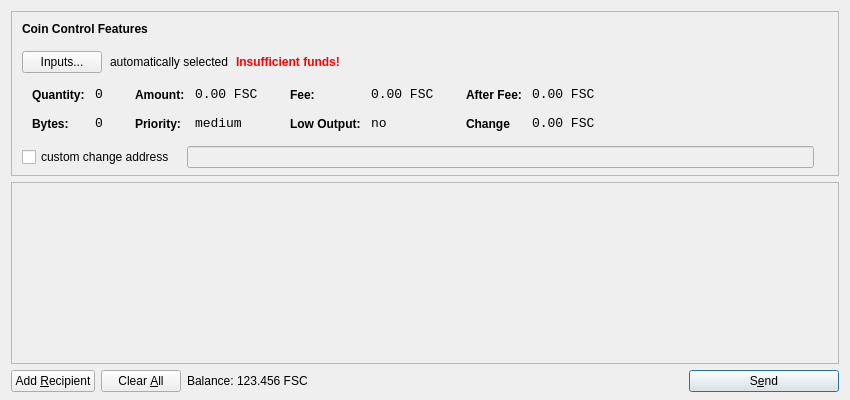
<?xml version="1.0" encoding="UTF-8"?>
<ui version="4.0">
 <class>SendCoinsDialog</class>
 <widget class="QDialog" name="SendCoinsDialog">
  <property name="geometry">
   <rect>
    <x>0</x>
    <y>0</y>
    <width>850</width>
    <height>400</height>
   </rect>
  </property>
  <property name="windowTitle">
   <string>Send Coins</string>
  </property>
  <layout class="QVBoxLayout" name="verticalLayout" stretch="0,1,0">
   <property name="bottomMargin">
    <number>8</number>
   </property>
   <item>
    <widget class="QFrame" name="frameCoinControl">
     <property name="sizePolicy">
      <sizepolicy hsizetype="Expanding" vsizetype="Expanding">
       <horstretch>0</horstretch>
       <verstretch>0</verstretch>
      </sizepolicy>
     </property>
     <property name="maximumSize">
      <size>
       <width>16777215</width>
       <height>16777215</height>
      </size>
     </property>
     <property name="frameShape">
      <enum>QFrame::StyledPanel</enum>
     </property>
     <property name="frameShadow">
      <enum>QFrame::Sunken</enum>
     </property>
     <layout class="QVBoxLayout" name="verticalLayoutCoinControl2">
      <property name="spacing">
       <number>-1</number>
      </property>
      <property name="leftMargin">
       <number>0</number>
      </property>
      <property name="topMargin">
       <number>0</number>
      </property>
      <property name="rightMargin">
       <number>0</number>
      </property>
      <property name="bottomMargin">
       <number>6</number>
      </property>
      <item>
       <layout class="QVBoxLayout" name="verticalLayoutCoinControl" stretch="0,0,0,0,1">
        <property name="spacing">
         <number>0</number>
        </property>
        <property name="leftMargin">
         <number>10</number>
        </property>
        <property name="topMargin">
         <number>10</number>
        </property>
        <item>
         <layout class="QHBoxLayout" name="horizontalLayoutCoinControl1">
          <property name="bottomMargin">
           <number>15</number>
          </property>
          <item>
           <widget class="QLabel" name="labelCoinControlFeatures">
            <property name="sizePolicy">
             <sizepolicy hsizetype="Preferred" vsizetype="Maximum">
              <horstretch>0</horstretch>
              <verstretch>0</verstretch>
             </sizepolicy>
            </property>
            <property name="font">
             <font>
              <weight>75</weight>
              <bold>true</bold>
             </font>
            </property>
            <property name="styleSheet">
             <string notr="true">font-weight:bold;</string>
            </property>
            <property name="text">
             <string>Coin Control Features</string>
            </property>
           </widget>
          </item>
         </layout>
        </item>
        <item>
         <layout class="QHBoxLayout" name="horizontalLayoutCoinControl2" stretch="0,0,0,0">
          <property name="spacing">
           <number>8</number>
          </property>
          <property name="bottomMargin">
           <number>10</number>
          </property>
          <item>
           <widget class="QPushButton" name="pushButtonCoinControl">
            <property name="styleSheet">
             <string notr="true"/>
            </property>
            <property name="text">
             <string>Inputs...</string>
            </property>
           </widget>
          </item>
          <item>
           <widget class="QLabel" name="labelCoinControlAutomaticallySelected">
            <property name="text">
             <string>automatically selected</string>
            </property>
            <property name="margin">
             <number>5</number>
            </property>
           </widget>
          </item>
          <item>
           <widget class="QLabel" name="labelCoinControlInsuffFunds">
            <property name="font">
             <font>
              <weight>75</weight>
              <bold>true</bold>
             </font>
            </property>
            <property name="styleSheet">
             <string notr="true">color:red;font-weight:bold;</string>
            </property>
            <property name="text">
             <string>Insufficient funds!</string>
            </property>
            <property name="margin">
             <number>5</number>
            </property>
           </widget>
          </item>
          <item>
           <spacer name="horizontalSpacerCoinControl">
            <property name="orientation">
             <enum>Qt::Horizontal</enum>
            </property>
            <property name="sizeHint" stdset="0">
             <size>
              <width>40</width>
              <height>1</height>
             </size>
            </property>
           </spacer>
          </item>
         </layout>
        </item>
        <item>
         <widget class="QWidget" name="widgetCoinControl" native="true">
          <property name="sizePolicy">
           <sizepolicy hsizetype="Preferred" vsizetype="Preferred">
            <horstretch>0</horstretch>
            <verstretch>0</verstretch>
           </sizepolicy>
          </property>
          <property name="minimumSize">
           <size>
            <width>0</width>
            <height>0</height>
           </size>
          </property>
          <property name="styleSheet">
           <string notr="true"/>
          </property>
          <layout class="QHBoxLayout" name="horizontalLayoutCoinControl5">
           <property name="margin">
            <number>0</number>
           </property>
           <item>
            <layout class="QHBoxLayout" name="horizontalLayoutCoinControl3" stretch="0,0,0,1">
             <property name="spacing">
              <number>20</number>
             </property>
             <property name="topMargin">
              <number>0</number>
             </property>
             <property name="bottomMargin">
              <number>10</number>
             </property>
             <item>
              <layout class="QFormLayout" name="formLayoutCoinControl1">
               <property name="horizontalSpacing">
                <number>10</number>
               </property>
               <property name="verticalSpacing">
                <number>14</number>
               </property>
               <property name="leftMargin">
                <number>10</number>
               </property>
               <property name="topMargin">
                <number>4</number>
               </property>
               <property name="rightMargin">
                <number>6</number>
               </property>
               <item row="0" column="0">
                <widget class="QLabel" name="labelCoinControlQuantityText">
                 <property name="styleSheet">
                  <string notr="true">font-weight:bold;</string>
                 </property>
                 <property name="text">
                  <string>Quantity:</string>
                 </property>
                 <property name="margin">
                  <number>0</number>
                 </property>
                </widget>
               </item>
               <item row="0" column="1">
                <widget class="QLabel" name="labelCoinControlQuantity">
                 <property name="font">
                  <font>
                   <family>Monospace</family>
                   <pointsize>10</pointsize>
                  </font>
                 </property>
                 <property name="cursor">
                  <cursorShape>IBeamCursor</cursorShape>
                 </property>
                 <property name="contextMenuPolicy">
                  <enum>Qt::ActionsContextMenu</enum>
                 </property>
                 <property name="text">
                  <string>0</string>
                 </property>
                 <property name="margin">
                  <number>0</number>
                 </property>
                 <property name="textInteractionFlags">
                  <set>Qt::LinksAccessibleByMouse|Qt::TextSelectableByKeyboard|Qt::TextSelectableByMouse</set>
                 </property>
                </widget>
               </item>
               <item row="1" column="0">
                <widget class="QLabel" name="labelCoinControlBytesText">
                 <property name="styleSheet">
                  <string notr="true">font-weight:bold;</string>
                 </property>
                 <property name="text">
                  <string>Bytes:</string>
                 </property>
                </widget>
               </item>
               <item row="1" column="1">
                <widget class="QLabel" name="labelCoinControlBytes">
                 <property name="font">
                  <font>
                   <family>Monospace</family>
                   <pointsize>10</pointsize>
                  </font>
                 </property>
                 <property name="cursor">
                  <cursorShape>IBeamCursor</cursorShape>
                 </property>
                 <property name="contextMenuPolicy">
                  <enum>Qt::ActionsContextMenu</enum>
                 </property>
                 <property name="text">
                  <string>0</string>
                 </property>
                 <property name="textInteractionFlags">
                  <set>Qt::LinksAccessibleByMouse|Qt::TextSelectableByKeyboard|Qt::TextSelectableByMouse</set>
                 </property>
                </widget>
               </item>
              </layout>
             </item>
             <item>
              <layout class="QFormLayout" name="formLayoutCoinControl2">
               <property name="horizontalSpacing">
                <number>10</number>
               </property>
               <property name="verticalSpacing">
                <number>14</number>
               </property>
               <property name="leftMargin">
                <number>6</number>
               </property>
               <property name="topMargin">
                <number>4</number>
               </property>
               <property name="rightMargin">
                <number>6</number>
               </property>
               <item row="0" column="0">
                <widget class="QLabel" name="labelCoinControlAmountText">
                 <property name="styleSheet">
                  <string notr="true">font-weight:bold;</string>
                 </property>
                 <property name="text">
                  <string>Amount:</string>
                 </property>
                 <property name="margin">
                  <number>0</number>
                 </property>
                </widget>
               </item>
               <item row="0" column="1">
                <widget class="QLabel" name="labelCoinControlAmount">
                 <property name="font">
                  <font>
                   <family>Monospace</family>
                   <pointsize>10</pointsize>
                  </font>
                 </property>
                 <property name="cursor">
                  <cursorShape>IBeamCursor</cursorShape>
                 </property>
                 <property name="contextMenuPolicy">
                  <enum>Qt::ActionsContextMenu</enum>
                 </property>
                 <property name="text">
                  <string>0.00 FSC</string>
                 </property>
                 <property name="textInteractionFlags">
                  <set>Qt::LinksAccessibleByMouse|Qt::TextSelectableByKeyboard|Qt::TextSelectableByMouse</set>
                 </property>
                </widget>
               </item>
               <item row="1" column="0">
                <widget class="QLabel" name="labelCoinControlPriorityText">
                 <property name="styleSheet">
                  <string notr="true">font-weight:bold;</string>
                 </property>
                 <property name="text">
                  <string>Priority:</string>
                 </property>
                </widget>
               </item>
               <item row="1" column="1">
                <widget class="QLabel" name="labelCoinControlPriority">
                 <property name="font">
                  <font>
                   <family>Monospace</family>
                   <pointsize>10</pointsize>
                  </font>
                 </property>
                 <property name="cursor">
                  <cursorShape>IBeamCursor</cursorShape>
                 </property>
                 <property name="contextMenuPolicy">
                  <enum>Qt::ActionsContextMenu</enum>
                 </property>
                 <property name="text">
                  <string>medium</string>
                 </property>
                 <property name="textInteractionFlags">
                  <set>Qt::LinksAccessibleByMouse|Qt::TextSelectableByKeyboard|Qt::TextSelectableByMouse</set>
                 </property>
                </widget>
               </item>
              </layout>
             </item>
             <item>
              <layout class="QFormLayout" name="formLayoutCoinControl3">
               <property name="horizontalSpacing">
                <number>10</number>
               </property>
               <property name="verticalSpacing">
                <number>14</number>
               </property>
               <property name="leftMargin">
                <number>6</number>
               </property>
               <property name="topMargin">
                <number>4</number>
               </property>
               <property name="rightMargin">
                <number>6</number>
               </property>
               <item row="0" column="0">
                <widget class="QLabel" name="labelCoinControlFeeText">
                 <property name="styleSheet">
                  <string notr="true">font-weight:bold;</string>
                 </property>
                 <property name="text">
                  <string>Fee:</string>
                 </property>
                 <property name="margin">
                  <number>0</number>
                 </property>
                </widget>
               </item>
               <item row="0" column="1">
                <widget class="QLabel" name="labelCoinControlFee">
                 <property name="font">
                  <font>
                   <family>Monospace</family>
                   <pointsize>10</pointsize>
                  </font>
                 </property>
                 <property name="cursor">
                  <cursorShape>IBeamCursor</cursorShape>
                 </property>
                 <property name="contextMenuPolicy">
                  <enum>Qt::ActionsContextMenu</enum>
                 </property>
                 <property name="text">
                  <string>0.00 FSC</string>
                 </property>
                 <property name="textInteractionFlags">
                  <set>Qt::LinksAccessibleByMouse|Qt::TextSelectableByKeyboard|Qt::TextSelectableByMouse</set>
                 </property>
                </widget>
               </item>
               <item row="1" column="0">
                <widget class="QLabel" name="labelCoinControlLowOutputText">
                 <property name="styleSheet">
                  <string notr="true">font-weight:bold;</string>
                 </property>
                 <property name="text">
                  <string>Low Output:</string>
                 </property>
                </widget>
               </item>
               <item row="1" column="1">
                <widget class="QLabel" name="labelCoinControlLowOutput">
                 <property name="font">
                  <font>
                   <family>Monospace</family>
                   <pointsize>10</pointsize>
                  </font>
                 </property>
                 <property name="cursor">
                  <cursorShape>IBeamCursor</cursorShape>
                 </property>
                 <property name="contextMenuPolicy">
                  <enum>Qt::ActionsContextMenu</enum>
                 </property>
                 <property name="text">
                  <string>no</string>
                 </property>
                 <property name="textInteractionFlags">
                  <set>Qt::LinksAccessibleByMouse|Qt::TextSelectableByKeyboard|Qt::TextSelectableByMouse</set>
                 </property>
                </widget>
               </item>
              </layout>
             </item>
             <item>
              <layout class="QFormLayout" name="formLayoutCoinControl4">
               <property name="horizontalSpacing">
                <number>10</number>
               </property>
               <property name="verticalSpacing">
                <number>14</number>
               </property>
               <property name="leftMargin">
                <number>6</number>
               </property>
               <property name="topMargin">
                <number>4</number>
               </property>
               <property name="rightMargin">
                <number>6</number>
               </property>
               <item row="0" column="0">
                <widget class="QLabel" name="labelCoinControlAfterFeeText">
                 <property name="styleSheet">
                  <string notr="true">font-weight:bold;</string>
                 </property>
                 <property name="text">
                  <string>After Fee:</string>
                 </property>
                 <property name="margin">
                  <number>0</number>
                 </property>
                </widget>
               </item>
               <item row="0" column="1">
                <widget class="QLabel" name="labelCoinControlAfterFee">
                 <property name="font">
                  <font>
                   <family>Monospace</family>
                   <pointsize>10</pointsize>
                  </font>
                 </property>
                 <property name="cursor">
                  <cursorShape>IBeamCursor</cursorShape>
                 </property>
                 <property name="contextMenuPolicy">
                  <enum>Qt::ActionsContextMenu</enum>
                 </property>
                 <property name="text">
                  <string>0.00 FSC</string>
                 </property>
                 <property name="textInteractionFlags">
                  <set>Qt::LinksAccessibleByMouse|Qt::TextSelectableByKeyboard|Qt::TextSelectableByMouse</set>
                 </property>
                </widget>
               </item>
               <item row="1" column="0">
                <widget class="QLabel" name="labelCoinControlChangeText">
                 <property name="styleSheet">
                  <string notr="true">font-weight:bold;</string>
                 </property>
                 <property name="text">
                  <string>Change</string>
                 </property>
                </widget>
               </item>
               <item row="1" column="1">
                <widget class="QLabel" name="labelCoinControlChange">
                 <property name="font">
                  <font>
                   <family>Monospace</family>
                   <pointsize>10</pointsize>
                  </font>
                 </property>
                 <property name="cursor">
                  <cursorShape>IBeamCursor</cursorShape>
                 </property>
                 <property name="contextMenuPolicy">
                  <enum>Qt::ActionsContextMenu</enum>
                 </property>
                 <property name="text">
                  <string>0.00 FSC</string>
                 </property>
                 <property name="textInteractionFlags">
                  <set>Qt::LinksAccessibleByMouse|Qt::TextSelectableByKeyboard|Qt::TextSelectableByMouse</set>
                 </property>
                </widget>
               </item>
              </layout>
             </item>
            </layout>
           </item>
          </layout>
         </widget>
        </item>
        <item>
         <layout class="QHBoxLayout" name="horizontalLayoutCoinControl4" stretch="0,0,0">
          <property name="spacing">
           <number>12</number>
          </property>
          <property name="sizeConstraint">
           <enum>QLayout::SetDefaultConstraint</enum>
          </property>
          <property name="topMargin">
           <number>5</number>
          </property>
          <property name="rightMargin">
           <number>5</number>
          </property>
          <item>
           <widget class="QCheckBox" name="checkBoxCoinControlChange">
            <property name="text">
             <string>custom change address</string>
            </property>
           </widget>
          </item>
          <item>
           <widget class="QLineEdit" name="lineEditCoinControlChange">
            <property name="enabled">
             <bool>false</bool>
            </property>
            <property name="sizePolicy">
             <sizepolicy hsizetype="Expanding" vsizetype="Fixed">
              <horstretch>0</horstretch>
              <verstretch>0</verstretch>
             </sizepolicy>
            </property>
           </widget>
          </item>
          <item>
           <widget class="QLabel" name="labelCoinControlChangeLabel">
            <property name="sizePolicy">
             <sizepolicy hsizetype="Preferred" vsizetype="Expanding">
              <horstretch>0</horstretch>
              <verstretch>0</verstretch>
             </sizepolicy>
            </property>
            <property name="minimumSize">
             <size>
              <width>0</width>
              <height>0</height>
             </size>
            </property>
            <property name="text">
             <string/>
            </property>
            <property name="margin">
             <number>3</number>
            </property>
           </widget>
          </item>
         </layout>
        </item>
        <item>
         <spacer name="verticalSpacerCoinControl">
          <property name="orientation">
           <enum>Qt::Vertical</enum>
          </property>
          <property name="sizeHint" stdset="0">
           <size>
            <width>800</width>
            <height>1</height>
           </size>
          </property>
         </spacer>
        </item>
       </layout>
      </item>
     </layout>
    </widget>
   </item>
   <item>
    <widget class="QScrollArea" name="scrollArea">
     <property name="widgetResizable">
      <bool>true</bool>
     </property>
     <widget class="QWidget" name="scrollAreaWidgetContents">
      <property name="geometry">
       <rect>
        <x>0</x>
        <y>0</y>
        <width>830</width>
        <height>165</height>
       </rect>
      </property>
      <layout class="QVBoxLayout" name="verticalLayout_2">
       <property name="margin">
        <number>0</number>
       </property>
       <item>
        <layout class="QVBoxLayout" name="entries">
         <property name="spacing">
          <number>6</number>
         </property>
        </layout>
       </item>
       <item>
        <spacer name="verticalSpacer">
         <property name="orientation">
          <enum>Qt::Vertical</enum>
         </property>
         <property name="sizeHint" stdset="0">
          <size>
           <width>20</width>
           <height>40</height>
          </size>
         </property>
        </spacer>
       </item>
      </layout>
     </widget>
    </widget>
   </item>
   <item>
    <layout class="QHBoxLayout" name="horizontalLayout">
     <item>
      <widget class="QPushButton" name="addButton">
       <property name="toolTip">
        <string>Send to multiple recipients at once</string>
       </property>
       <property name="text">
        <string>Add &amp;Recipient</string>
       </property>
       <property name="icon">
        <iconset resource="../bitcoin.qrc">
         <normaloff>:/icons/add</normaloff>:/icons/add</iconset>
       </property>
       <property name="autoDefault">
        <bool>false</bool>
       </property>
      </widget>
     </item>
     <item>
      <widget class="QPushButton" name="clearButton">
       <property name="sizePolicy">
        <sizepolicy hsizetype="Minimum" vsizetype="Fixed">
         <horstretch>0</horstretch>
         <verstretch>0</verstretch>
        </sizepolicy>
       </property>
       <property name="toolTip">
        <string>Remove all transaction fields</string>
       </property>
       <property name="text">
        <string>Clear &amp;All</string>
       </property>
       <property name="icon">
        <iconset resource="../bitcoin.qrc">
         <normaloff>:/icons/remove</normaloff>:/icons/remove</iconset>
       </property>
       <property name="autoRepeatDelay">
        <number>300</number>
       </property>
       <property name="autoDefault">
        <bool>false</bool>
       </property>
      </widget>
     </item>
     <item>
      <layout class="QHBoxLayout" name="horizontalLayout_2">
       <property name="spacing">
        <number>3</number>
       </property>
       <item>
        <widget class="QLabel" name="label">
         <property name="sizePolicy">
          <sizepolicy hsizetype="Preferred" vsizetype="Fixed">
           <horstretch>0</horstretch>
           <verstretch>0</verstretch>
          </sizepolicy>
         </property>
         <property name="text">
          <string>Balance:</string>
         </property>
        </widget>
       </item>
       <item>
        <widget class="QLabel" name="labelBalance">
         <property name="sizePolicy">
          <sizepolicy hsizetype="Preferred" vsizetype="Fixed">
           <horstretch>0</horstretch>
           <verstretch>0</verstretch>
          </sizepolicy>
         </property>
         <property name="cursor">
          <cursorShape>IBeamCursor</cursorShape>
         </property>
         <property name="text">
          <string>123.456 FSC</string>
         </property>
         <property name="textInteractionFlags">
          <set>Qt::LinksAccessibleByMouse|Qt::TextSelectableByKeyboard|Qt::TextSelectableByMouse</set>
         </property>
        </widget>
       </item>
      </layout>
     </item>
     <item>
      <spacer name="horizontalSpacer">
       <property name="orientation">
        <enum>Qt::Horizontal</enum>
       </property>
       <property name="sizeHint" stdset="0">
        <size>
         <width>40</width>
         <height>20</height>
        </size>
       </property>
      </spacer>
     </item>
     <item>
      <widget class="QPushButton" name="sendButton">
       <property name="minimumSize">
        <size>
         <width>150</width>
         <height>0</height>
        </size>
       </property>
       <property name="toolTip">
        <string>Confirm the send action</string>
       </property>
       <property name="text">
        <string>S&amp;end</string>
       </property>
       <property name="icon">
        <iconset resource="../bitcoin.qrc">
         <normaloff>:/icons/send</normaloff>:/icons/send</iconset>
       </property>
       <property name="default">
        <bool>true</bool>
       </property>
      </widget>
     </item>
    </layout>
   </item>
  </layout>
 </widget>
 <resources>
  <include location="../bitcoin.qrc"/>
 </resources>
 <connections/>
</ui>
